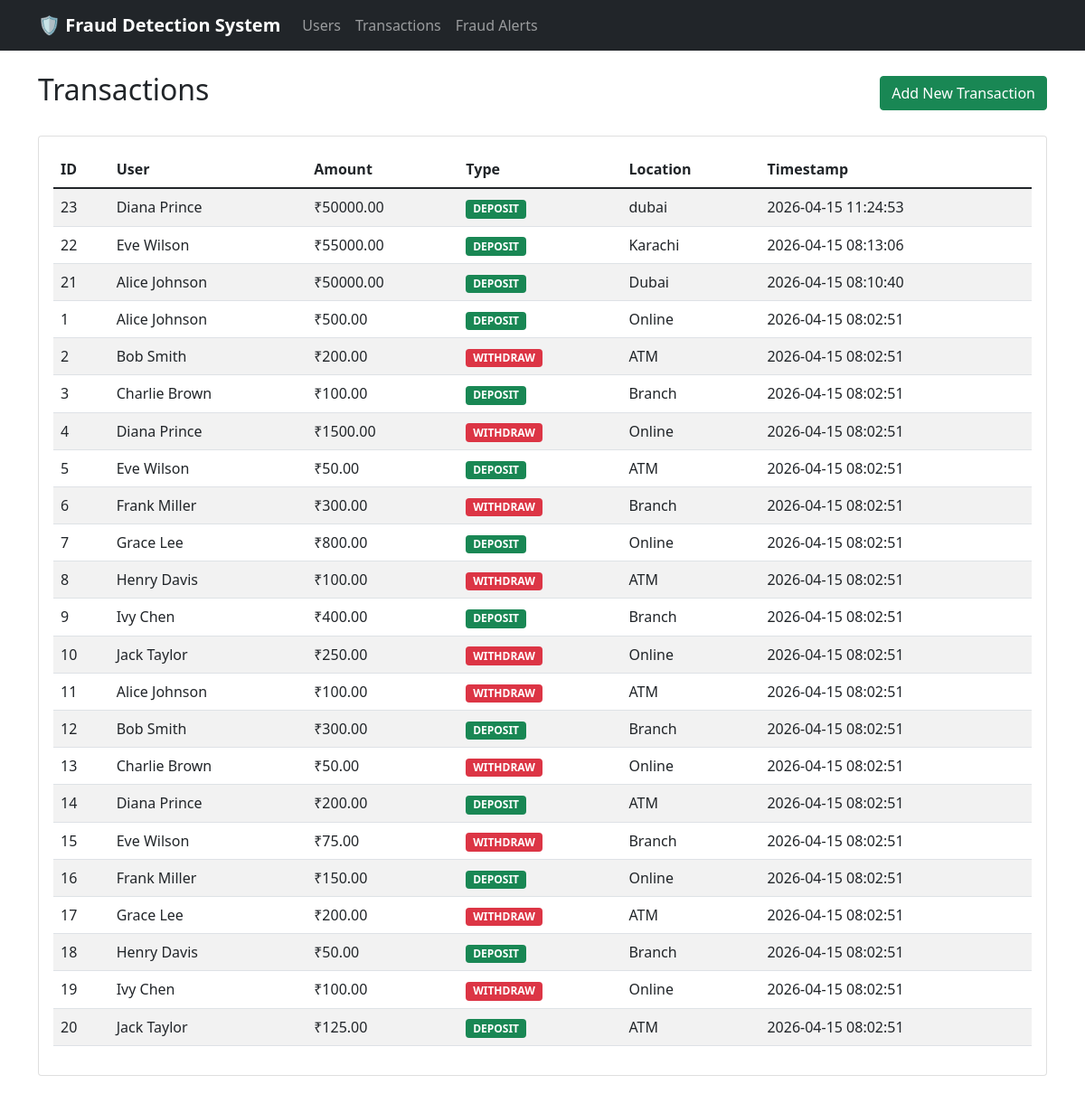
Page /transactions on the committed database.
### tables this page shows
CREATE TABLE transactions (
    txn_id        INTEGER PRIMARY KEY AUTOINCREMENT,
    user_id       INTEGER NOT NULL,
    amount        REAL NOT NULL,
    txn_type      TEXT NOT NULL CHECK (txn_type IN ('DEPOSIT','WITHDRAW')),
    location      TEXT NOT NULL DEFAULT 'Local',
    txn_timestamp TEXT DEFAULT CURRENT_TIMESTAMP,
    FOREIGN KEY (user_id) REFERENCES users(user_id) ON DELETE CASCADE
);

CREATE TABLE users (
    user_id       INTEGER PRIMARY KEY AUTOINCREMENT,
    name          TEXT NOT NULL,
    email         TEXT UNIQUE NOT NULL,
    account_balance REAL NOT NULL DEFAULT 0.0,
    created_at    TEXT DEFAULT CURRENT_TIMESTAMP
);

### app.py (the view)
@app.route('/transactions')
def transactions():
    db = get_db()
    txns = db.execute('''
        SELECT t.*, u.name as user_name
        FROM transactions t
        JOIN users u ON t.user_id = u.user_id
        ORDER BY t.txn_timestamp DESC
    ''').fetchall()
    return render_template('transactions.html', transactions=txns)

### app.py (called while the page is built)
def get_db():
    conn = sqlite3.connect(DATABASE)
    conn.row_factory = sqlite3.Row
    return conn

### templates/transactions.html (shortened to what this page needs)
{% extends "base.html" %}
{% block content %}
<div class="row">
    <div class="col-md-12">
        <div class="d-flex justify-content-between align-items-center mb-4">
            <h2>Transactions</h2>
            <a href="{{ url_for('add_transaction') }}" class="btn btn-success">Add New Transaction</a>
        </div>
        <div class="card">
            <div class="card-body">
                <div class="table-responsive">
                    <table class="table table-striped">
                        <thead>
                            <tr>
                                <th>ID</th>
                                <th>User</th>
                                <th>Amount</th>
                                <th>Type</th>
                                <th>Location</th>
                                <th>Timestamp</th>
                            </tr>
                        </thead>
                        <tbody>
                            {% for txn in transactions %}
                            <tr>
                                <td>{{ txn.txn_id }}</td>
                                <td>{{ txn.user_name }}</td>
                                <td>₹{{ "%.2f"|format(txn.amount) }}</td>
                                <td>
                                    <span class="badge bg-{{ 'success' if txn.txn_type == 'DEPOSIT' else 'danger' }}">
                                        {{ txn.txn_type }}
                                    </span>
                                </td>
                                <td>{{ txn.location }}</td>
                                <td>{{ txn.txn_timestamp }}</td>
                            </tr>
                            {% endfor %}
                        </tbody>
                    </table>
                </div>
            </div>
        </div>
    </div>
</div>
{% endblock %}

### templates/base.html (style rules this page uses)
.card { margin-bottom: 20px; }

### rows in the picture
transactions: txn_id "23", user_name "Diana Prince", amount "50000.00", txn_type "DEPOSIT", location "dubai", txn_timestamp "2026-04-15 11:24:53"
transactions: txn_id "22", user_name "Eve Wilson", amount "55000.00", txn_type "DEPOSIT", location "Karachi", txn_timestamp "2026-04-15 08:13:06"
transactions: txn_id "21", user_name "Alice Johnson", amount "50000.00", txn_type "DEPOSIT", location "Dubai", txn_timestamp "2026-04-15 08:10:40"
transactions: txn_id "1", user_name "Alice Johnson", amount "500.00", txn_type "DEPOSIT", location "Online", txn_timestamp "2026-04-15 08:02:51"
transactions: txn_id "2", user_name "Bob Smith", amount "200.00", txn_type "WITHDRAW", location "ATM", txn_timestamp "2026-04-15 08:02:51"
transactions: txn_id "3", user_name "Charlie Brown", amount "100.00", txn_type "DEPOSIT", location "Branch", txn_timestamp "2026-04-15 08:02:51"
transactions: txn_id "4", user_name "Diana Prince", amount "1500.00", txn_type "WITHDRAW", location "Online", txn_timestamp "2026-04-15 08:02:51"
transactions: txn_id "5", user_name "Eve Wilson", amount "50.00", txn_type "DEPOSIT", location "ATM", txn_timestamp "2026-04-15 08:02:51"
transactions: txn_id "6", user_name "Frank Miller", amount "300.00", txn_type "WITHDRAW", location "Branch", txn_timestamp "2026-04-15 08:02:51"
transactions: txn_id "7", user_name "Grace Lee", amount "800.00", txn_type "DEPOSIT", location "Online", txn_timestamp "2026-04-15 08:02:51"
transactions: txn_id "8", user_name "Henry Davis", amount "100.00", txn_type "WITHDRAW", location "ATM", txn_timestamp "2026-04-15 08:02:51"
transactions: txn_id "9", user_name "Ivy Chen", amount "400.00", txn_type "DEPOSIT", location "Branch", txn_timestamp "2026-04-15 08:02:51"
transactions: txn_id "10", user_name "Jack Taylor", amount "250.00", txn_type "WITHDRAW", location "Online", txn_timestamp "2026-04-15 08:02:51"
transactions: txn_id "11", user_name "Alice Johnson", amount "100.00", txn_type "WITHDRAW", location "ATM", txn_timestamp "2026-04-15 08:02:51"
transactions: txn_id "12", user_name "Bob Smith", amount "300.00", txn_type "DEPOSIT", location "Branch", txn_timestamp "2026-04-15 08:02:51"
transactions: txn_id "13", user_name "Charlie Brown", amount "50.00", txn_type "WITHDRAW", location "Online", txn_timestamp "2026-04-15 08:02:51"
transactions: txn_id "14", user_name "Diana Prince", amount "200.00", txn_type "DEPOSIT", location "ATM", txn_timestamp "2026-04-15 08:02:51"
transactions: txn_id "15", user_name "Eve Wilson", amount "75.00", txn_type "WITHDRAW", location "Branch", txn_timestamp "2026-04-15 08:02:51"
transactions: txn_id "16", user_name "Frank Miller", amount "150.00", txn_type "DEPOSIT", location "Online", txn_timestamp "2026-04-15 08:02:51"
transactions: txn_id "17", user_name "Grace Lee", amount "200.00", txn_type "WITHDRAW", location "ATM", txn_timestamp "2026-04-15 08:02:51"
transactions: txn_id "18", user_name "Henry Davis", amount "50.00", txn_type "DEPOSIT", location "Branch", txn_timestamp "2026-04-15 08:02:51"
transactions: txn_id "19", user_name "Ivy Chen", amount "100.00", txn_type "WITHDRAW", location "Online", txn_timestamp "2026-04-15 08:02:51"
transactions: txn_id "20", user_name "Jack Taylor", amount "125.00", txn_type "DEPOSIT", location "ATM", txn_timestamp "2026-04-15 08:02:51"
